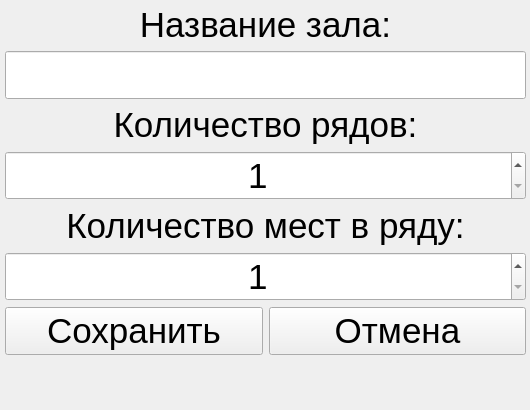
<?xml version="1.0" encoding="UTF-8"?>
<ui version="4.0">
 <class>Form</class>
 <widget class="QWidget" name="Form">
  <property name="geometry">
   <rect>
    <x>0</x>
    <y>0</y>
    <width>530</width>
    <height>410</height>
   </rect>
  </property>
  <property name="sizePolicy">
   <sizepolicy hsizetype="Preferred" vsizetype="Preferred">
    <horstretch>0</horstretch>
    <verstretch>0</verstretch>
   </sizepolicy>
  </property>
  <property name="windowTitle">
   <string>Добавить зал</string>
  </property>
  <widget class="QWidget" name="gridLayoutWidget">
   <property name="geometry">
    <rect>
     <x>0</x>
     <y>0</y>
     <width>531</width>
     <height>411</height>
    </rect>
   </property>
   <layout class="QGridLayout" name="gridLayout">
    <property name="sizeConstraint">
     <enum>QLayout::SetMinAndMaxSize</enum>
    </property>
    <property name="leftMargin">
     <number>5</number>
    </property>
    <property name="topMargin">
     <number>5</number>
    </property>
    <property name="rightMargin">
     <number>5</number>
    </property>
    <property name="bottomMargin">
     <number>5</number>
    </property>
    <item row="2" column="0" colspan="2">
     <widget class="QLabel" name="label_2">
      <property name="sizePolicy">
       <sizepolicy hsizetype="Minimum" vsizetype="Maximum">
        <horstretch>0</horstretch>
        <verstretch>0</verstretch>
       </sizepolicy>
      </property>
      <property name="font">
       <font>
        <pointsize>26</pointsize>
        <italic>false</italic>
       </font>
      </property>
      <property name="text">
       <string>Количество рядов:</string>
      </property>
      <property name="alignment">
       <set>Qt::AlignCenter</set>
      </property>
     </widget>
    </item>
    <item row="3" column="0" colspan="2">
     <widget class="QSpinBox" name="rows">
      <property name="font">
       <font>
        <pointsize>26</pointsize>
       </font>
      </property>
      <property name="alignment">
       <set>Qt::AlignCenter</set>
      </property>
      <property name="minimum">
       <number>1</number>
      </property>
      <property name="maximum">
       <number>128</number>
      </property>
     </widget>
    </item>
    <item row="0" column="0" colspan="2">
     <widget class="QLabel" name="label">
      <property name="sizePolicy">
       <sizepolicy hsizetype="Minimum" vsizetype="Maximum">
        <horstretch>0</horstretch>
        <verstretch>0</verstretch>
       </sizepolicy>
      </property>
      <property name="font">
       <font>
        <pointsize>26</pointsize>
        <italic>false</italic>
       </font>
      </property>
      <property name="text">
       <string>Название зала:</string>
      </property>
      <property name="alignment">
       <set>Qt::AlignCenter</set>
      </property>
     </widget>
    </item>
    <item row="4" column="0" colspan="2">
     <widget class="QLabel" name="label_3">
      <property name="sizePolicy">
       <sizepolicy hsizetype="Minimum" vsizetype="Maximum">
        <horstretch>0</horstretch>
        <verstretch>0</verstretch>
       </sizepolicy>
      </property>
      <property name="font">
       <font>
        <pointsize>26</pointsize>
        <italic>false</italic>
       </font>
      </property>
      <property name="text">
       <string>Количество мест в ряду:</string>
      </property>
      <property name="alignment">
       <set>Qt::AlignCenter</set>
      </property>
     </widget>
    </item>
    <item row="6" column="1">
     <widget class="QPushButton" name="button_cancel">
      <property name="font">
       <font>
        <pointsize>26</pointsize>
       </font>
      </property>
      <property name="text">
       <string>Отмена</string>
      </property>
     </widget>
    </item>
    <item row="1" column="0" colspan="2">
     <widget class="QLineEdit" name="title">
      <property name="font">
       <font>
        <pointsize>26</pointsize>
       </font>
      </property>
      <property name="alignment">
       <set>Qt::AlignCenter</set>
      </property>
     </widget>
    </item>
    <item row="6" column="0">
     <widget class="QPushButton" name="button_save">
      <property name="font">
       <font>
        <pointsize>26</pointsize>
       </font>
      </property>
      <property name="text">
       <string>Сохранить</string>
      </property>
     </widget>
    </item>
    <item row="5" column="0" colspan="2">
     <widget class="QSpinBox" name="places_row">
      <property name="font">
       <font>
        <pointsize>26</pointsize>
       </font>
      </property>
      <property name="alignment">
       <set>Qt::AlignCenter</set>
      </property>
      <property name="minimum">
       <number>1</number>
      </property>
      <property name="maximum">
       <number>128</number>
      </property>
     </widget>
    </item>
   </layout>
  </widget>
 </widget>
 <resources/>
 <connections/>
</ui>
